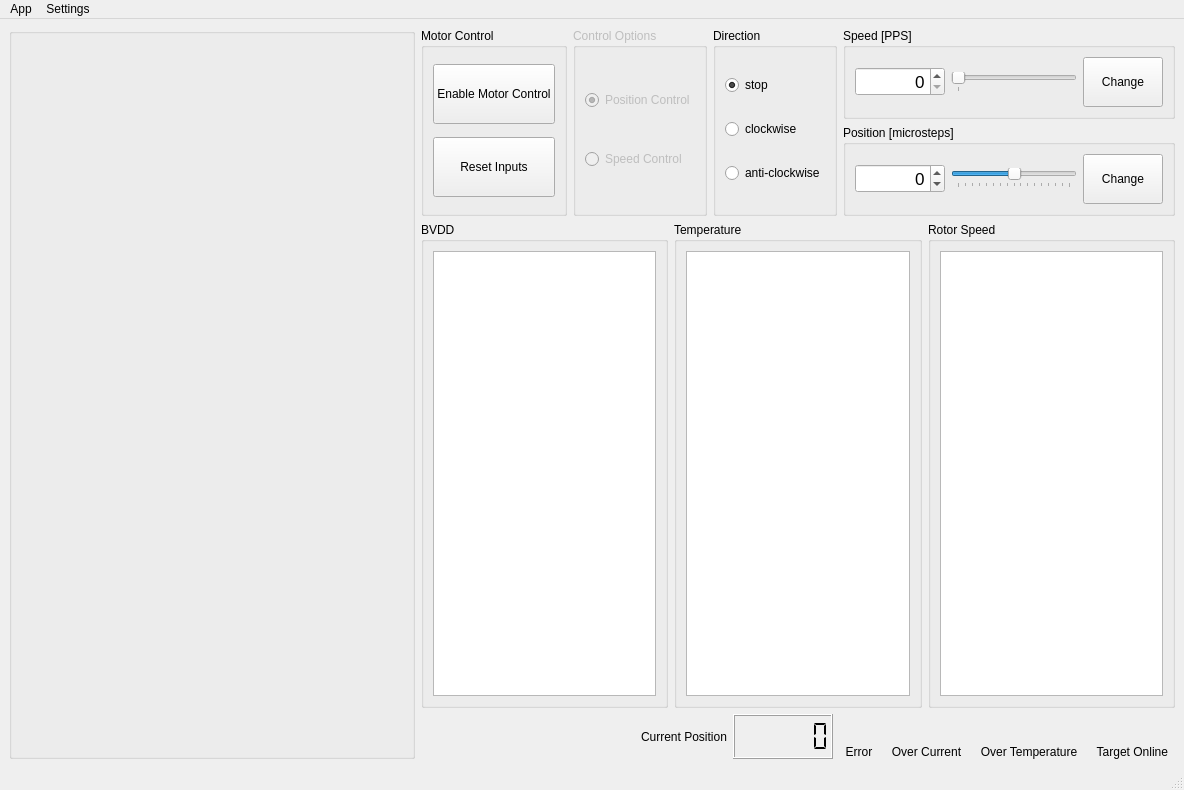
<?xml version="1.0" encoding="UTF-8"?>
<ui version="4.0">
 <class>MainWindow</class>
 <widget class="QMainWindow" name="MainWindow">
  <property name="geometry">
   <rect>
    <x>0</x>
    <y>0</y>
    <width>1184</width>
    <height>790</height>
   </rect>
  </property>
  <property name="maximumSize">
   <size>
    <width>16777215</width>
    <height>790</height>
   </size>
  </property>
  <property name="sizeIncrement">
   <size>
    <width>0</width>
    <height>0</height>
   </size>
  </property>
  <property name="baseSize">
   <size>
    <width>899</width>
    <height>200</height>
   </size>
  </property>
  <property name="windowTitle">
   <string>NTMicroDrive</string>
  </property>
  <property name="styleSheet">
   <string notr="true"/>
  </property>
  <property name="toolButtonStyle">
   <enum>Qt::ToolButtonIconOnly</enum>
  </property>
  <widget class="QWidget" name="centralwidget">
   <property name="enabled">
    <bool>true</bool>
   </property>
   <property name="maximumSize">
    <size>
     <width>9900</width>
     <height>16777215</height>
    </size>
   </property>
   <property name="layoutDirection">
    <enum>Qt::LeftToRight</enum>
   </property>
   <layout class="QGridLayout" name="gridLayout_11">
    <item row="0" column="0">
     <widget class="QGroupBox" name="groupBox_4">
      <property name="font">
       <font>
        <kerning>true</kerning>
       </font>
      </property>
      <property name="title">
       <string/>
      </property>
      <property name="alignment">
       <set>Qt::AlignLeading|Qt::AlignLeft|Qt::AlignTop</set>
      </property>
      <layout class="QFormLayout" name="formLayout">
       <property name="sizeConstraint">
        <enum>QLayout::SetNoConstraint</enum>
       </property>
       <property name="labelAlignment">
        <set>Qt::AlignLeading|Qt::AlignLeft|Qt::AlignTop</set>
       </property>
       <property name="formAlignment">
        <set>Qt::AlignLeading|Qt::AlignLeft|Qt::AlignTop</set>
       </property>
       <property name="horizontalSpacing">
        <number>0</number>
       </property>
       <property name="verticalSpacing">
        <number>0</number>
       </property>
       <property name="leftMargin">
        <number>0</number>
       </property>
       <property name="topMargin">
        <number>0</number>
       </property>
       <property name="rightMargin">
        <number>0</number>
       </property>
       <property name="bottomMargin">
        <number>0</number>
       </property>
       <item row="0" column="0">
        <widget class="QLabel" name="label_3">
         <property name="maximumSize">
          <size>
           <width>400</width>
           <height>150</height>
          </size>
         </property>
         <property name="lineWidth">
          <number>0</number>
         </property>
         <property name="text">
          <string/>
         </property>
         <property name="pixmap">
          <pixmap resource="resources.qrc">:/logo/resources/MicroDriveLogoHeader.png</pixmap>
         </property>
         <property name="scaledContents">
          <bool>true</bool>
         </property>
         <property name="alignment">
          <set>Qt::AlignLeading|Qt::AlignLeft|Qt::AlignTop</set>
         </property>
        </widget>
       </item>
       <item row="1" column="0">
        <widget class="QLabel" name="bild">
         <property name="minimumSize">
          <size>
           <width>400</width>
           <height>470</height>
          </size>
         </property>
         <property name="maximumSize">
          <size>
           <width>400</width>
           <height>470</height>
          </size>
         </property>
         <property name="layoutDirection">
          <enum>Qt::LeftToRight</enum>
         </property>
         <property name="autoFillBackground">
          <bool>false</bool>
         </property>
         <property name="lineWidth">
          <number>0</number>
         </property>
         <property name="text">
          <string/>
         </property>
         <property name="pixmap">
          <pixmap resource="resources.qrc">:/logo/resources/MicroDriveLogoMiddle.png</pixmap>
         </property>
         <property name="scaledContents">
          <bool>true</bool>
         </property>
         <property name="alignment">
          <set>Qt::AlignLeading|Qt::AlignLeft|Qt::AlignTop</set>
         </property>
        </widget>
       </item>
       <item row="2" column="0">
        <widget class="QLabel" name="label">
         <property name="enabled">
          <bool>true</bool>
         </property>
         <property name="minimumSize">
          <size>
           <width>400</width>
           <height>1</height>
          </size>
         </property>
         <property name="maximumSize">
          <size>
           <width>404</width>
           <height>16777215</height>
          </size>
         </property>
         <property name="autoFillBackground">
          <bool>false</bool>
         </property>
         <property name="lineWidth">
          <number>0</number>
         </property>
         <property name="text">
          <string/>
         </property>
         <property name="pixmap">
          <pixmap resource="resources.qrc">:/logo/resources/MicroDriveLogoSpace.png</pixmap>
         </property>
         <property name="scaledContents">
          <bool>true</bool>
         </property>
         <property name="alignment">
          <set>Qt::AlignLeading|Qt::AlignLeft|Qt::AlignTop</set>
         </property>
        </widget>
       </item>
      </layout>
      <widget class="QLabel" name="label_4">
       <property name="geometry">
        <rect>
         <x>260</x>
         <y>580</y>
         <width>140</width>
         <height>40</height>
        </rect>
       </property>
       <property name="sizePolicy">
        <sizepolicy hsizetype="Ignored" vsizetype="Preferred">
         <horstretch>0</horstretch>
         <verstretch>0</verstretch>
        </sizepolicy>
       </property>
       <property name="lineWidth">
        <number>0</number>
       </property>
       <property name="text">
        <string/>
       </property>
       <property name="pixmap">
        <pixmap resource="resources.qrc">:/logo/resources/LearnMore.png</pixmap>
       </property>
       <property name="scaledContents">
        <bool>true</bool>
       </property>
       <property name="alignment">
        <set>Qt::AlignLeading|Qt::AlignLeft|Qt::AlignTop</set>
       </property>
      </widget>
     </widget>
    </item>
    <item row="0" column="1">
     <layout class="QVBoxLayout" name="verticalLayout">
      <item>
       <layout class="QGridLayout" name="gridLayout_4">
        <item row="0" column="4">
         <layout class="QVBoxLayout" name="verticalLayout_3">
          <item>
           <layout class="QHBoxLayout" name="horizontalLayout_5">
            <property name="spacing">
             <number>6</number>
            </property>
            <item>
             <widget class="QGroupBox" name="groupBoxSpeed">
              <property name="enabled">
               <bool>true</bool>
              </property>
              <property name="title">
               <string>Speed [PPS]</string>
              </property>
              <layout class="QHBoxLayout" name="horizontalLayout_4">
               <item>
                <layout class="QHBoxLayout" name="horizontalLayout_2">
                 <property name="sizeConstraint">
                  <enum>QLayout::SetMinAndMaxSize</enum>
                 </property>
                 <item>
                  <widget class="QSpinBox" name="speedspinBox">
                   <property name="minimumSize">
                    <size>
                     <width>90</width>
                     <height>25</height>
                    </size>
                   </property>
                   <property name="font">
                    <font>
                     <pointsize>13</pointsize>
                     <weight>50</weight>
                     <italic>false</italic>
                     <bold>false</bold>
                     <underline>false</underline>
                     <strikeout>false</strikeout>
                    </font>
                   </property>
                   <property name="alignment">
                    <set>Qt::AlignRight|Qt::AlignTrailing|Qt::AlignVCenter</set>
                   </property>
                   <property name="maximum">
                    <number>250</number>
                   </property>
                   <property name="singleStep">
                    <number>8</number>
                   </property>
                  </widget>
                 </item>
                 <item>
                  <widget class="QSlider" name="speedSlider">
                   <property name="enabled">
                    <bool>true</bool>
                   </property>
                   <property name="minimum">
                    <number>0</number>
                   </property>
                   <property name="maximum">
                    <number>250</number>
                   </property>
                   <property name="singleStep">
                    <number>8</number>
                   </property>
                   <property name="pageStep">
                    <number>8</number>
                   </property>
                   <property name="sliderPosition">
                    <number>0</number>
                   </property>
                   <property name="orientation">
                    <enum>Qt::Horizontal</enum>
                   </property>
                   <property name="tickPosition">
                    <enum>QSlider::TicksBelow</enum>
                   </property>
                   <property name="tickInterval">
                    <number>384</number>
                   </property>
                  </widget>
                 </item>
                </layout>
               </item>
               <item>
                <widget class="QPushButton" name="speedChangeButton">
                 <property name="minimumSize">
                  <size>
                   <width>30</width>
                   <height>50</height>
                  </size>
                 </property>
                 <property name="text">
                  <string>Change</string>
                 </property>
                </widget>
               </item>
              </layout>
             </widget>
            </item>
           </layout>
          </item>
          <item>
           <layout class="QHBoxLayout" name="horizontalLayout_6">
            <item>
             <widget class="QGroupBox" name="groupBoxPosition">
              <property name="enabled">
               <bool>true</bool>
              </property>
              <property name="minimumSize">
               <size>
                <width>0</width>
                <height>0</height>
               </size>
              </property>
              <property name="title">
               <string>Position [microsteps]</string>
              </property>
              <layout class="QHBoxLayout" name="horizontalLayout">
               <item>
                <layout class="QGridLayout" name="gridLayout_5">
                 <item row="1" column="0">
                  <widget class="QSpinBox" name="positionspinBox">
                   <property name="minimumSize">
                    <size>
                     <width>90</width>
                     <height>25</height>
                    </size>
                   </property>
                   <property name="font">
                    <font>
                     <pointsize>13</pointsize>
                     <weight>50</weight>
                     <italic>false</italic>
                     <bold>false</bold>
                     <underline>false</underline>
                    </font>
                   </property>
                   <property name="alignment">
                    <set>Qt::AlignRight|Qt::AlignTrailing|Qt::AlignVCenter</set>
                   </property>
                   <property name="minimum">
                    <number>-16000</number>
                   </property>
                   <property name="maximum">
                    <number>16000</number>
                   </property>
                   <property name="singleStep">
                    <number>10</number>
                   </property>
                  </widget>
                 </item>
                 <item row="1" column="1">
                  <widget class="QSlider" name="positionSlider">
                   <property name="enabled">
                    <bool>true</bool>
                   </property>
                   <property name="minimum">
                    <number>-16000</number>
                   </property>
                   <property name="maximum">
                    <number>16000</number>
                   </property>
                   <property name="orientation">
                    <enum>Qt::Horizontal</enum>
                   </property>
                   <property name="tickPosition">
                    <enum>QSlider::TicksBelow</enum>
                   </property>
                   <property name="tickInterval">
                    <number>2000</number>
                   </property>
                  </widget>
                 </item>
                </layout>
               </item>
               <item>
                <widget class="QPushButton" name="posChangeButton">
                 <property name="minimumSize">
                  <size>
                   <width>0</width>
                   <height>50</height>
                  </size>
                 </property>
                 <property name="text">
                  <string>Change</string>
                 </property>
                </widget>
               </item>
              </layout>
             </widget>
            </item>
           </layout>
          </item>
         </layout>
        </item>
        <item row="0" column="3">
         <widget class="QGroupBox" name="groupBoxDirection">
          <property name="title">
           <string>Direction</string>
          </property>
          <layout class="QGridLayout" name="gridLayout_8">
           <item row="2" column="0">
            <widget class="QRadioButton" name="radioButtonDirectionAntiClockwise">
             <property name="text">
              <string>anti-clockwise</string>
             </property>
            </widget>
           </item>
           <item row="1" column="0">
            <widget class="QRadioButton" name="radioButtonDirectionClockWise">
             <property name="text">
              <string>clockwise</string>
             </property>
            </widget>
           </item>
           <item row="0" column="0">
            <widget class="QRadioButton" name="radioButtonDirectionStop">
             <property name="text">
              <string>stop</string>
             </property>
             <property name="checked">
              <bool>true</bool>
             </property>
            </widget>
           </item>
          </layout>
         </widget>
        </item>
        <item row="0" column="1">
         <widget class="QGroupBox" name="groupBoxAcceleration">
          <property name="enabled">
           <bool>false</bool>
          </property>
          <property name="title">
           <string>Control Options</string>
          </property>
          <layout class="QGridLayout" name="gridLayout_10">
           <item row="0" column="0">
            <widget class="QRadioButton" name="radioButtonPositionCtrl">
             <property name="text">
              <string>Position Control</string>
             </property>
             <property name="checked">
              <bool>true</bool>
             </property>
            </widget>
           </item>
           <item row="1" column="0">
            <widget class="QRadioButton" name="radioButtonSpeedCtrl">
             <property name="text">
              <string>Speed Control</string>
             </property>
            </widget>
           </item>
          </layout>
         </widget>
        </item>
        <item row="0" column="0">
         <widget class="QGroupBox" name="groupBoxControlSelection">
          <property name="enabled">
           <bool>true</bool>
          </property>
          <property name="title">
           <string>Motor Control</string>
          </property>
          <layout class="QGridLayout" name="gridLayout_9">
           <item row="2" column="0">
            <widget class="QPushButton" name="pushButtonResetInputs">
             <property name="minimumSize">
              <size>
               <width>0</width>
               <height>60</height>
              </size>
             </property>
             <property name="text">
              <string>Reset Inputs</string>
             </property>
             <property name="checkable">
              <bool>false</bool>
             </property>
            </widget>
           </item>
           <item row="0" column="0">
            <widget class="QPushButton" name="pushButtonEnableMotorCtrl">
             <property name="minimumSize">
              <size>
               <width>0</width>
               <height>60</height>
              </size>
             </property>
             <property name="text">
              <string>Enable Motor Control</string>
             </property>
             <property name="checkable">
              <bool>true</bool>
             </property>
            </widget>
           </item>
          </layout>
         </widget>
        </item>
       </layout>
      </item>
      <item>
       <layout class="QGridLayout" name="gridLayout">
        <property name="sizeConstraint">
         <enum>QLayout::SetNoConstraint</enum>
        </property>
        <item row="0" column="2">
         <widget class="QGroupBox" name="groupBox">
          <property name="title">
           <string>BVDD</string>
          </property>
          <layout class="QGridLayout" name="gridLayout_7">
           <item row="0" column="0">
            <widget class="PlotWidget" name="graphicsViewBVDD"/>
           </item>
          </layout>
         </widget>
        </item>
        <item row="0" column="3">
         <widget class="QGroupBox" name="groupBox_2">
          <property name="title">
           <string>Temperature</string>
          </property>
          <layout class="QGridLayout" name="gridLayout_3">
           <item row="0" column="0">
            <widget class="PlotWidget" name="graphicsViewTemperature"/>
           </item>
          </layout>
         </widget>
        </item>
        <item row="0" column="4">
         <widget class="QGroupBox" name="groupBox_3">
          <property name="title">
           <string>Rotor Speed</string>
          </property>
          <layout class="QGridLayout" name="gridLayout_6">
           <item row="0" column="0">
            <widget class="PlotWidget" name="graphicsViewRotorSpeed"/>
           </item>
          </layout>
         </widget>
        </item>
       </layout>
      </item>
      <item>
       <layout class="QGridLayout" name="gridLayout_2">
        <item row="0" column="6">
         <layout class="QVBoxLayout" name="verticalLayout_4">
          <item alignment="Qt::AlignHCenter|Qt::AlignVCenter">
           <widget class="QLabel" name="labelTargetOnlineLED">
            <property name="minimumSize">
             <size>
              <width>25</width>
              <height>25</height>
             </size>
            </property>
            <property name="maximumSize">
             <size>
              <width>25</width>
              <height>25</height>
             </size>
            </property>
            <property name="text">
             <string/>
            </property>
            <property name="pixmap">
             <pixmap resource="resources.qrc">:/led/resources/green-led-off.png</pixmap>
            </property>
            <property name="scaledContents">
             <bool>true</bool>
            </property>
            <property name="alignment">
             <set>Qt::AlignCenter</set>
            </property>
           </widget>
          </item>
          <item>
           <widget class="QLabel" name="label_2">
            <property name="text">
             <string>  Target Online  </string>
            </property>
            <property name="alignment">
             <set>Qt::AlignCenter</set>
            </property>
           </widget>
          </item>
         </layout>
        </item>
        <item row="0" column="2">
         <layout class="QVBoxLayout" name="verticalLayout_9">
          <item>
           <widget class="QLCDNumber" name="currentPositionLCD">
            <property name="minimumSize">
             <size>
              <width>100</width>
              <height>0</height>
             </size>
            </property>
            <property name="digitCount">
             <number>6</number>
            </property>
            <property name="segmentStyle">
             <enum>QLCDNumber::Flat</enum>
            </property>
           </widget>
          </item>
         </layout>
        </item>
        <item row="0" column="0">
         <spacer name="horizontalSpacer_3">
          <property name="orientation">
           <enum>Qt::Horizontal</enum>
          </property>
          <property name="sizeHint" stdset="0">
           <size>
            <width>40</width>
            <height>20</height>
           </size>
          </property>
         </spacer>
        </item>
        <item row="0" column="1">
         <widget class="QLabel" name="label_11">
          <property name="text">
           <string>Current Position</string>
          </property>
         </widget>
        </item>
        <item row="0" column="4">
         <layout class="QVBoxLayout" name="verticalLayout_6">
          <item alignment="Qt::AlignHCenter|Qt::AlignVCenter">
           <widget class="QLabel" name="labelOverCurrentLED">
            <property name="minimumSize">
             <size>
              <width>25</width>
              <height>25</height>
             </size>
            </property>
            <property name="maximumSize">
             <size>
              <width>25</width>
              <height>25</height>
             </size>
            </property>
            <property name="text">
             <string/>
            </property>
            <property name="pixmap">
             <pixmap resource="resources.qrc">:/led/resources/red-led-off.png</pixmap>
            </property>
            <property name="scaledContents">
             <bool>true</bool>
            </property>
            <property name="alignment">
             <set>Qt::AlignCenter</set>
            </property>
           </widget>
          </item>
          <item>
           <widget class="QLabel" name="label_6">
            <property name="text">
             <string>  Over Current  </string>
            </property>
            <property name="alignment">
             <set>Qt::AlignCenter</set>
            </property>
           </widget>
          </item>
         </layout>
        </item>
        <item row="0" column="5">
         <layout class="QVBoxLayout" name="verticalLayout_7">
          <item alignment="Qt::AlignHCenter|Qt::AlignVCenter">
           <widget class="QLabel" name="labelOverTemperatureLED">
            <property name="minimumSize">
             <size>
              <width>25</width>
              <height>25</height>
             </size>
            </property>
            <property name="maximumSize">
             <size>
              <width>25</width>
              <height>25</height>
             </size>
            </property>
            <property name="text">
             <string/>
            </property>
            <property name="pixmap">
             <pixmap resource="resources.qrc">:/led/resources/red-led-off.png</pixmap>
            </property>
            <property name="scaledContents">
             <bool>true</bool>
            </property>
            <property name="alignment">
             <set>Qt::AlignCenter</set>
            </property>
           </widget>
          </item>
          <item>
           <widget class="QLabel" name="label_8">
            <property name="text">
             <string>  Over Temperature  </string>
            </property>
            <property name="alignment">
             <set>Qt::AlignCenter</set>
            </property>
           </widget>
          </item>
         </layout>
        </item>
        <item row="0" column="3">
         <layout class="QVBoxLayout" name="verticalLayout_8">
          <item alignment="Qt::AlignHCenter|Qt::AlignVCenter">
           <widget class="QLabel" name="labelErrorLED">
            <property name="minimumSize">
             <size>
              <width>25</width>
              <height>25</height>
             </size>
            </property>
            <property name="maximumSize">
             <size>
              <width>25</width>
              <height>25</height>
             </size>
            </property>
            <property name="text">
             <string/>
            </property>
            <property name="pixmap">
             <pixmap resource="resources.qrc">:/led/resources/red-led-off.png</pixmap>
            </property>
            <property name="scaledContents">
             <bool>true</bool>
            </property>
            <property name="alignment">
             <set>Qt::AlignCenter</set>
            </property>
           </widget>
          </item>
          <item>
           <widget class="QLabel" name="label_10">
            <property name="text">
             <string>  Error  </string>
            </property>
            <property name="alignment">
             <set>Qt::AlignCenter</set>
            </property>
           </widget>
          </item>
         </layout>
        </item>
       </layout>
      </item>
     </layout>
    </item>
   </layout>
  </widget>
  <widget class="QMenuBar" name="menubar">
   <property name="geometry">
    <rect>
     <x>0</x>
     <y>0</y>
     <width>1184</width>
     <height>21</height>
    </rect>
   </property>
   <widget class="QMenu" name="menuSettings">
    <property name="title">
     <string>Settings</string>
    </property>
   </widget>
   <widget class="QMenu" name="menuClose">
    <property name="title">
     <string>App</string>
    </property>
   </widget>
   <addaction name="menuClose"/>
   <addaction name="menuSettings"/>
  </widget>
  <widget class="QStatusBar" name="statusbar"/>
 </widget>
 <customwidgets>
  <customwidget>
   <class>PlotWidget</class>
   <extends>QGraphicsView</extends>
   <header>pyqtgraph.h</header>
  </customwidget>
 </customwidgets>
 <resources>
  <include location="resources.qrc"/>
 </resources>
 <connections/>
</ui>
